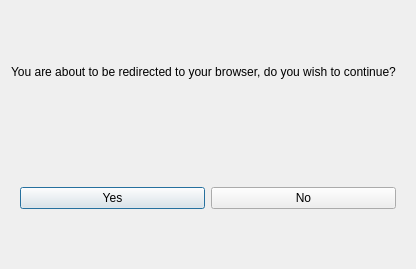
<?xml version="1.0" encoding="UTF-8"?>
<ui version="4.0">
 <class>ClearlyHubDialogBase</class>
 <widget class="QDialog" name="ClearlyHubDialogBase">
  <property name="enabled">
   <bool>true</bool>
  </property>
  <property name="geometry">
   <rect>
    <x>0</x>
    <y>0</y>
    <width>416</width>
    <height>269</height>
   </rect>
  </property>
  <property name="windowTitle">
   <string>Clearly.Hub</string>
  </property>
  <property name="styleSheet">
   <string notr="true"/>
  </property>
  <layout class="QVBoxLayout" name="verticalLayout">
   <item>
    <widget class="QLabel" name="confirmationLabel">
     <property name="text">
      <string>You are about to be redirected to your browser, do you wish to continue?</string>
     </property>
    </widget>
   </item>
   <item>
    <widget class="QWidget" name="topBarWidget" native="true">
     <layout class="QHBoxLayout" name="horizontalLayout">
      <item>
       <widget class="QPushButton" name="yesButton">
        <property name="text">
         <string>Yes</string>
        </property>
       </widget>
      </item>
      <item>
       <widget class="QPushButton" name="noButton">
        <property name="text">
         <string>No</string>
        </property>
       </widget>
      </item>
     </layout>
    </widget>
   </item>
  </layout>
 </widget>
 <resources/>
 <connections/>
</ui>
